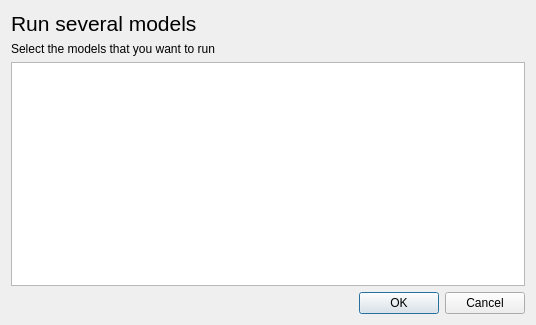
<?xml version="1.0" encoding="UTF-8"?>
<ui version="4.0">
 <class>runModelsDialog</class>
 <widget class="QDialog" name="runModelsDialog">
  <property name="geometry">
   <rect>
    <x>0</x>
    <y>0</y>
    <width>536</width>
    <height>325</height>
   </rect>
  </property>
  <property name="windowTitle">
   <string>Dialog</string>
  </property>
  <layout class="QVBoxLayout" name="verticalLayout">
   <item>
    <widget class="QLabel" name="label">
     <property name="font">
      <font>
       <pointsize>16</pointsize>
      </font>
     </property>
     <property name="text">
      <string>Run several models</string>
     </property>
    </widget>
   </item>
   <item>
    <widget class="QLabel" name="label_2">
     <property name="text">
      <string>Select the models that you want to run</string>
     </property>
    </widget>
   </item>
   <item>
    <widget class="QListWidget" name="lstmodels">
     <property name="selectionMode">
      <enum>QAbstractItemView::MultiSelection</enum>
     </property>
    </widget>
   </item>
   <item>
    <widget class="QDialogButtonBox" name="buttonBox">
     <property name="orientation">
      <enum>Qt::Horizontal</enum>
     </property>
     <property name="standardButtons">
      <set>QDialogButtonBox::Cancel|QDialogButtonBox::Ok</set>
     </property>
    </widget>
   </item>
  </layout>
 </widget>
 <resources/>
 <connections>
  <connection>
   <sender>buttonBox</sender>
   <signal>accepted()</signal>
   <receiver>runModelsDialog</receiver>
   <slot>accept()</slot>
   <hints>
    <hint type="sourcelabel">
     <x>248</x>
     <y>254</y>
    </hint>
    <hint type="destinationlabel">
     <x>157</x>
     <y>274</y>
    </hint>
   </hints>
  </connection>
  <connection>
   <sender>buttonBox</sender>
   <signal>rejected()</signal>
   <receiver>runModelsDialog</receiver>
   <slot>reject()</slot>
   <hints>
    <hint type="sourcelabel">
     <x>316</x>
     <y>260</y>
    </hint>
    <hint type="destinationlabel">
     <x>286</x>
     <y>274</y>
    </hint>
   </hints>
  </connection>
 </connections>
</ui>
